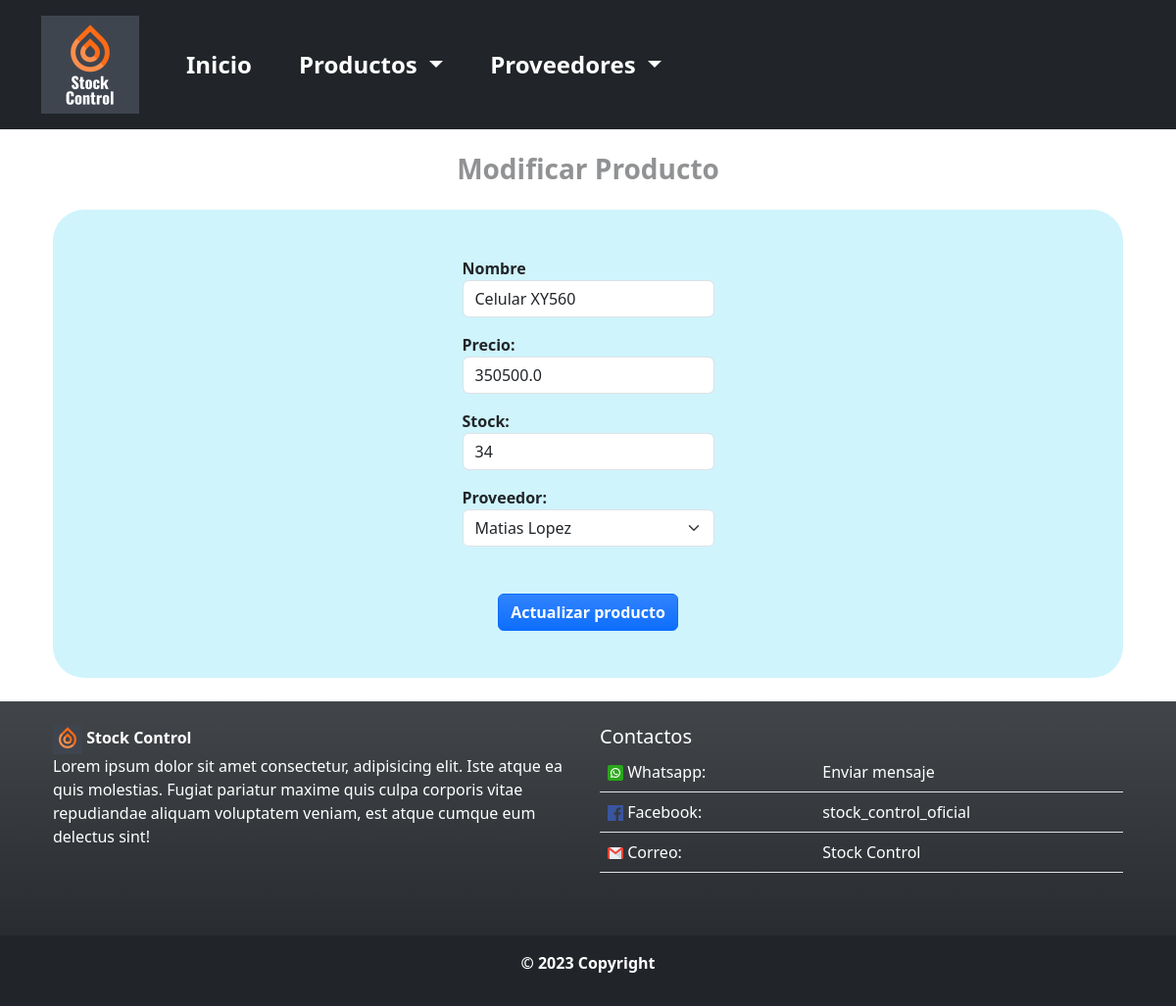
Page /productos/modificar/4 on the committed database.
### compra/models.py (models this page shows, shortened)
class Producto(models.Model):
    nombre = models.CharField(max_length=30)
    precio = models.FloatField(default=0.0)
    stock_actual = models.IntegerField(default=0)
    proveedor = models.ForeignKey(
        Proveedor,
        related_name="productos",
        on_delete=models.CASCADE
    )
    activo = models.BooleanField(default=True)

### compra/views.py (the view, shortened to what this page needs)
# urls.py: path("productos/modificar/<int:id_producto>", views.modificar_producto, name="modificar_producto"),
def modificar_producto(request, id_producto):
    try:
        listado_proveedores = Proveedor.objects.all()
        producto = Producto.objects.get(id=id_producto)
        context = {
            "listado_proveedores": listado_proveedores,
            "producto": producto
        }
    except:
        messages.error(request, f"El producto {producto.nombre} no se puede actualizar.")
        return redirect("productos")
    return render(
        request,
        "compra/modificar_producto.html",
        context
    )

### compra/templates/compra/modificar_producto.html (shortened to what this page needs)
{% extends "compra/base.html" %}
{% block content %}
<h3 class="pb-3 d-flex justify-content-center fw-bold text-body-tertiary">Modificar Producto</h3>
<div class="d-flex justify-content-center p-5 bg-info-subtle rounded-5">
    <form method="post">
        <div class="form-group">
            <label class="fw-semibold">Nombre</label>
            <input type="text" name="nombre" class="mb-3 form-control" value="{{producto.nombre}}">
            <label class="fw-semibold">Precio:</label>
            <input type="number" name="precio" class="mb-3 form-control" value="{{producto.precio}}">
            <label class="fw-semibold">Stock:</label>
            <input type="number" name="stock_actual" class="mb-3 form-control" value="{{producto.stock_actual}}">
            <label class="fw-semibold">Proveedor:</label>
            <select name="proveedor" class="form-select">
                {% for proveedor in listado_proveedores %}
                     {% if producto.proveedor.id == proveedor.id %}
                         <option value="{{ proveedor.id }}" SELECTED>
                             {{ proveedor.nombre }} {{ proveedor.apellido }}
                         </option>
                     {% else %}
                         <option value="{{ marca.id }}">
                             {{ proveedor.nombre }} {{ proveedor.apellido }}
                         </option>
                     {% endif %}
                 {% endfor %}
             </select>
            <div class="d-flex justify-content-center pt-5">
                <input type="submit" class="btn btn-primary bg-gradient fw-bold" value="Actualizar producto">
            </div>
        </div>
      </form>
</div>
{% endblock %}

### rows in the picture
Producto: nombre "Celular XY560", precio "350500.0", stock_actual "34"

### other values in the picture
form field proveedor "Matias Lopez"
